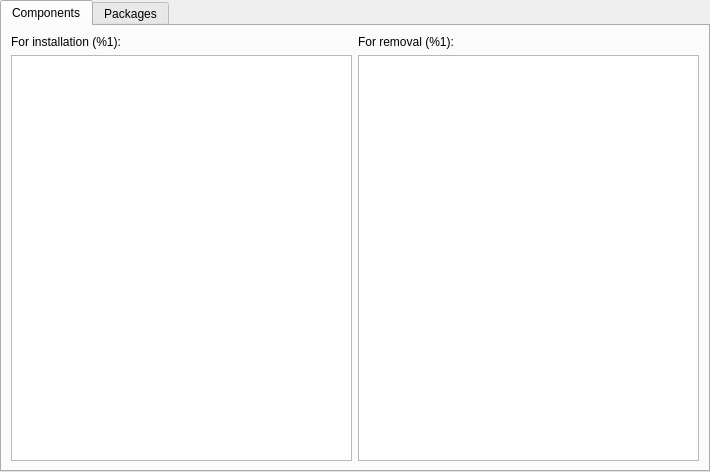
<?xml version="1.0" encoding="UTF-8"?>
<ui version="4.0">
 <class>alt::TransactionTabWidget</class>
 <widget class="QWidget" name="alt::TransactionTabWidget">
  <property name="geometry">
   <rect>
    <x>0</x>
    <y>0</y>
    <width>710</width>
    <height>472</height>
   </rect>
  </property>
  <property name="windowTitle">
   <string>Form</string>
  </property>
  <layout class="QGridLayout" name="gridLayout">
   <property name="leftMargin">
    <number>0</number>
   </property>
   <property name="topMargin">
    <number>0</number>
   </property>
   <property name="rightMargin">
    <number>0</number>
   </property>
   <property name="bottomMargin">
    <number>0</number>
   </property>
   <property name="spacing">
    <number>0</number>
   </property>
   <item row="0" column="0">
    <widget class="QTabWidget" name="tabWidget">
     <property name="currentIndex">
      <number>0</number>
     </property>
     <widget class="QWidget" name="componentsTab">
      <attribute name="title">
       <string>Components</string>
      </attribute>
      <layout class="QGridLayout" name="gridLayout_2">
       <item row="0" column="1">
        <layout class="QVBoxLayout" name="componentRemoveLayout">
         <item>
          <widget class="QLabel" name="removeComponentLabel">
           <property name="text">
            <string>For removal (%1):</string>
           </property>
          </widget>
         </item>
         <item>
          <widget class="QListWidget" name="removeComponents"/>
         </item>
        </layout>
       </item>
       <item row="0" column="0">
        <layout class="QVBoxLayout" name="componentInstallLayout">
         <item>
          <widget class="QLabel" name="installComponentLabel">
           <property name="text">
            <string>For installation (%1):</string>
           </property>
          </widget>
         </item>
         <item>
          <widget class="QListWidget" name="installComponents"/>
         </item>
        </layout>
       </item>
      </layout>
     </widget>
     <widget class="QWidget" name="packagesTab">
      <attribute name="title">
       <string>Packages</string>
      </attribute>
      <layout class="QGridLayout" name="gridLayout_3">
       <item row="0" column="0">
        <layout class="QVBoxLayout" name="verticalLayout_2">
         <item>
          <widget class="QLabel" name="installLabel">
           <property name="text">
            <string>For installation (%1):</string>
           </property>
          </widget>
         </item>
         <item>
          <widget class="QListWidget" name="installPackages"/>
         </item>
        </layout>
       </item>
       <item row="0" column="1">
        <layout class="QVBoxLayout" name="verticalLayout_3">
         <item>
          <widget class="QLabel" name="removeLabel">
           <property name="text">
            <string>For removal (%1):</string>
           </property>
          </widget>
         </item>
         <item>
          <widget class="QListWidget" name="removePackages"/>
         </item>
        </layout>
       </item>
      </layout>
     </widget>
    </widget>
   </item>
  </layout>
 </widget>
 <resources/>
 <connections/>
</ui>
